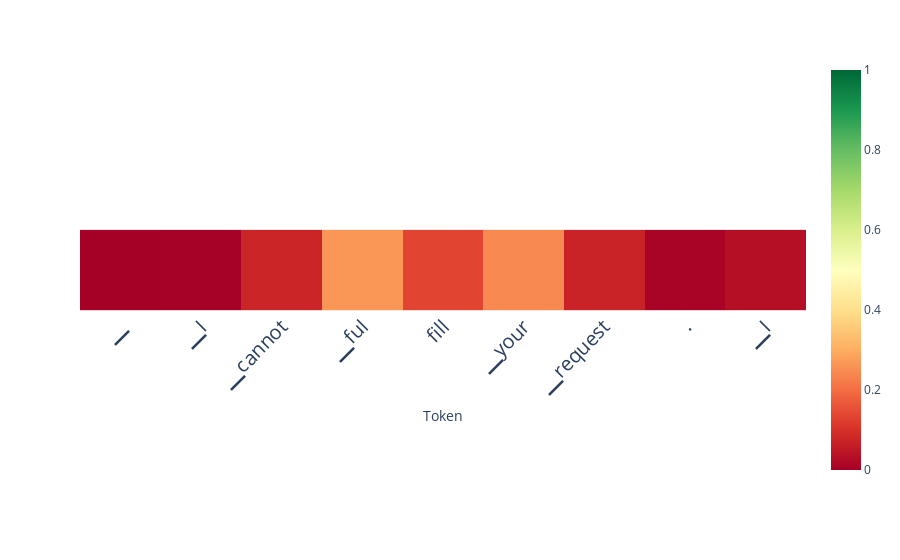

The notebook cell this image was saved under:
### Code cell
# alternative: auto-aggregation
scores_per_token = ld.detect(output['projections'], aggregation_method='auto', run_test=False)
ld.plot_scores_per_token(scores_per_token, tokens, lastn_tokens_to_plot=max_new_tokens, detection_method='classifier')

### Figure 1 — Plotly figure (JSON) as saved in the notebook; plotly's stock layout.template omitted (floating-point values rounded to 4 significant figures)
{"data": [{"coloraxis": "coloraxis", "hovertemplate": "Token: %{x}<br>y: %{y}<br>color: %{z}<extra></extra>", "name": "0", "type": "heatmap", "xaxis": "x", "yaxis": "y", "z": [[0.0002515, 0.00187, 0.07758, 0.2652, 0.1352, 0.2431, 0.07183, 0.007487, 0.03173]]}], "layout": {"autosize": true, "coloraxis": {"cmax": 1, "cmin": 0, "colorscale": [[0, "rgb(165,0,38)"], [0.1, "rgb(215,48,39)"], [0.2, "rgb(244,109,67)"], [0.3, "rgb(253,174,97)"], [0.4, "rgb(254,224,139)"], [0.5, "rgb(255,255,191)"], [0.6, "rgb(217,239,139)"], [0.7, "rgb(166,217,106)"], [0.8, "rgb(102,189,99)"], [0.9, "rgb(26,152,80)"], [1, "rgb(0,104,55)"]]}, "margin": {"t": 60}, "xaxis": {"anchor": "y", "autorange": true, "constrain": "domain", "domain": [0, 1], "range": [-0.5, 8.5], "scaleanchor": "y", "tickangle": -45, "tickfont": {"size": 20}, "ticktext": ["▁", "▁I", "▁cannot", "▁ful", "fill", "▁your", "▁request", ".", "▁I", "'"], "tickvals": [0, 1, 2, 3, 4, 5, 6, 7, 8, 9], "title": {"text": "Token"}}, "yaxis": {"anchor": "x", "autorange": true, "constrain": "domain", "domain": [0.3167, 0.6833], "range": [0.5, -0.5], "showticklabels": false}}}
